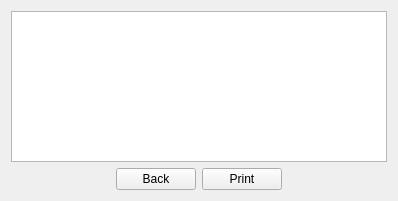
<?xml version="1.0" encoding="UTF-8"?>
<ui version="4.0">
 <class>QReportViewDialog</class>
 <widget class="QCDialog" name="QReportViewDialog">
  <property name="geometry">
   <rect>
    <x>0</x>
    <y>0</y>
    <width>398</width>
    <height>201</height>
   </rect>
  </property>
  <property name="windowTitle">
   <string>Dialog</string>
  </property>
  <layout class="QGridLayout" name="gridLayout">
   <item row="1" column="1">
    <widget class="QPushButton" name="btn_back">
     <property name="text">
      <string>Back</string>
     </property>
    </widget>
   </item>
   <item row="1" column="2">
    <widget class="QPushButton" name="btn_print">
     <property name="text">
      <string>Print</string>
     </property>
    </widget>
   </item>
   <item row="1" column="0">
    <spacer name="horizontalSpacer">
     <property name="orientation">
      <enum>Qt::Horizontal</enum>
     </property>
     <property name="sizeHint" stdset="0">
      <size>
       <width>40</width>
       <height>20</height>
      </size>
     </property>
    </spacer>
   </item>
   <item row="1" column="3">
    <spacer name="horizontalSpacer_2">
     <property name="orientation">
      <enum>Qt::Horizontal</enum>
     </property>
     <property name="sizeHint" stdset="0">
      <size>
       <width>40</width>
       <height>20</height>
      </size>
     </property>
    </spacer>
   </item>
   <item row="0" column="0" colspan="4">
    <widget class="QTextBrowser" name="txtView"/>
   </item>
  </layout>
 </widget>
 <customwidgets>
  <customwidget>
   <class>QCDialog</class>
   <extends>QWidget</extends>
   <header>qcdialog.h</header>
   <container>1</container>
  </customwidget>
 </customwidgets>
 <resources/>
 <connections/>
</ui>
